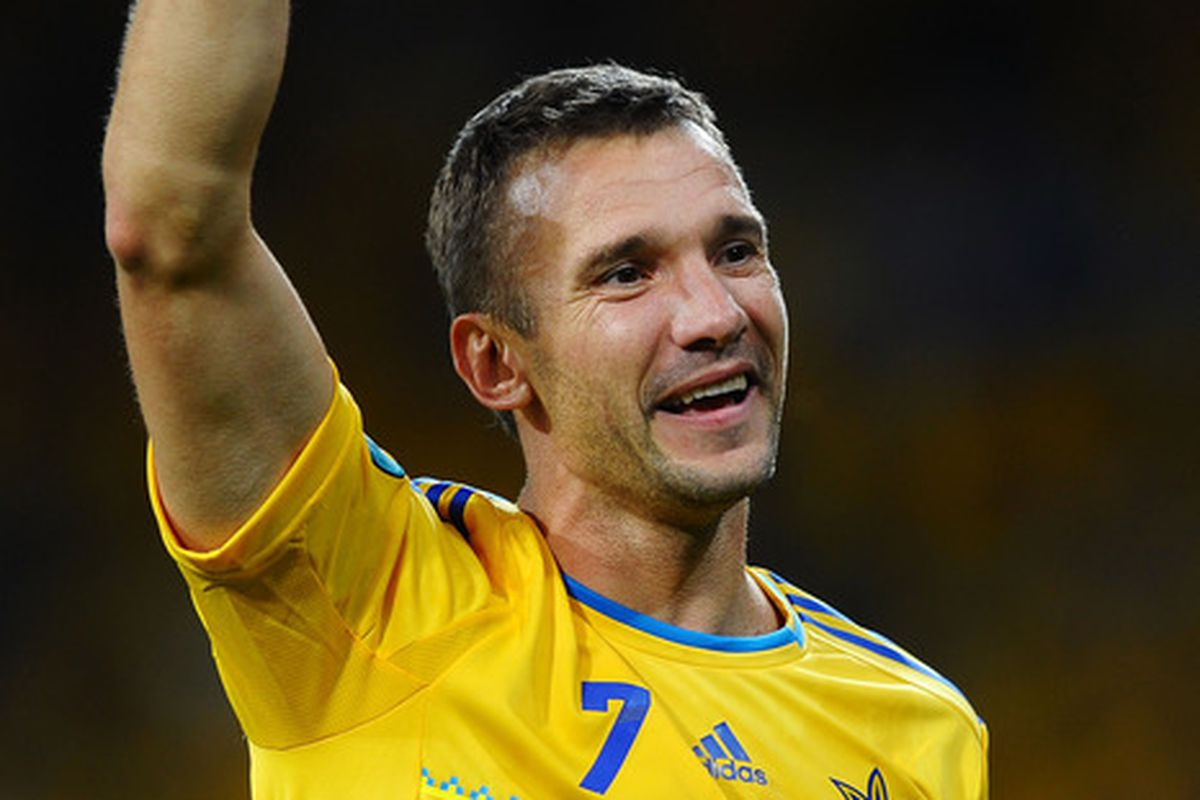
#> input picture example1.jpg, 1200 x 800 px, found by its file name
$ python script.py   (older library calls are emulated)
#> lines starting #> are read from the running program, lines starting #| are printed output that depends on the picture
import numpy as np
import cv2
import matplotlib.pyplot as plt

## Implémentation LDP Kirsh Algorithm
def kirsch_filter(gray):
    if gray.ndim > 2:
        raise Exception("illegal argument: input must be a single channel image (gray)")
    kernelG1 = np.array([[ 5,  5,  5],
                         [-3,  0, -3],
                         [-3, -3, -3]], dtype=np.float32)
    kernelG2 = np.array([[ 5,  5, -3],
                         [ 5,  0, -3],
                         [-3, -3, -3]], dtype=np.float32)
    kernelG3 = np.array([[ 5, -3, -3],
                         [ 5,  0, -3],
                         [ 5, -3, -3]], dtype=np.float32)
    kernelG4 = np.array([[-3, -3, -3],
                         [ 5,  0, -3],
                         [ 5,  5, -3]], dtype=np.float32)
    kernelG5 = np.array([[-3, -3, -3],
                         [-3,  0, -3],
                         [ 5,  5,  5]], dtype=np.float32)
    kernelG6 = np.array([[-3, -3, -3],
                         [-3,  0,  5],
                         [-3,  5,  5]], dtype=np.float32)
    kernelG7 = np.array([[-3, -3,  5],
                         [-3,  0,  5],
                         [-3, -3,  5]], dtype=np.float32)
    kernelG8 = np.array([[-3,  5,  5],
                         [-3,  0,  5],
                         [-3, -3, -3]], dtype=np.float32)

    g1 = cv2.normalize(cv2.filter2D(gray, cv2.CV_32F, kernelG1), None, 0, 255, cv2.NORM_MINMAX, cv2.CV_8UC1)
    g2 = cv2.normalize(cv2.filter2D(gray, cv2.CV_32F, kernelG2), None, 0, 255, cv2.NORM_MINMAX, cv2.CV_8UC1)
    g3 = cv2.normalize(cv2.filter2D(gray, cv2.CV_32F, kernelG3), None, 0, 255, cv2.NORM_MINMAX, cv2.CV_8UC1)
    g4 = cv2.normalize(cv2.filter2D(gray, cv2.CV_32F, kernelG4), None, 0, 255, cv2.NORM_MINMAX, cv2.CV_8UC1)
    g5 = cv2.normalize(cv2.filter2D(gray, cv2.CV_32F, kernelG5), None, 0, 255, cv2.NORM_MINMAX, cv2.CV_8UC1)
    g6 = cv2.normalize(cv2.filter2D(gray, cv2.CV_32F, kernelG6), None, 0, 255, cv2.NORM_MINMAX, cv2.CV_8UC1)
    g7 = cv2.normalize(cv2.filter2D(gray, cv2.CV_32F, kernelG7), None, 0, 255, cv2.NORM_MINMAX, cv2.CV_8UC1)
    g8 = cv2.normalize(cv2.filter2D(gray, cv2.CV_32F, kernelG8), None, 0, 255, cv2.NORM_MINMAX, cv2.CV_8UC1)
    magn = cv2.max(
        g1, cv2.max(
            g2, cv2.max(
                g3, cv2.max(
                    g4, cv2.max(
                        g5, cv2.max(
                            g6, cv2.max(
                                g7, g8
                            )
                        )
                    )
                )
            )
        )
    )
    return magn

#Implémentation et plot des résultats
fg = cv2.imread("/Users/walterroaserrano/Desktop/UniversiteChampagneArdenne/reconnaissanceFormes/projetReconaissanceFormes/example1.jpg")
#> fg is the input picture: shape (800, 1200, 3); mean B, G, R 31.5, 70.8, 85.6
fg_rgb = cv2.cvtColor(fg, cv2.COLOR_BGR2RGB)
gray = cv2.cvtColor(fg_rgb, cv2.COLOR_RGB2GRAY)
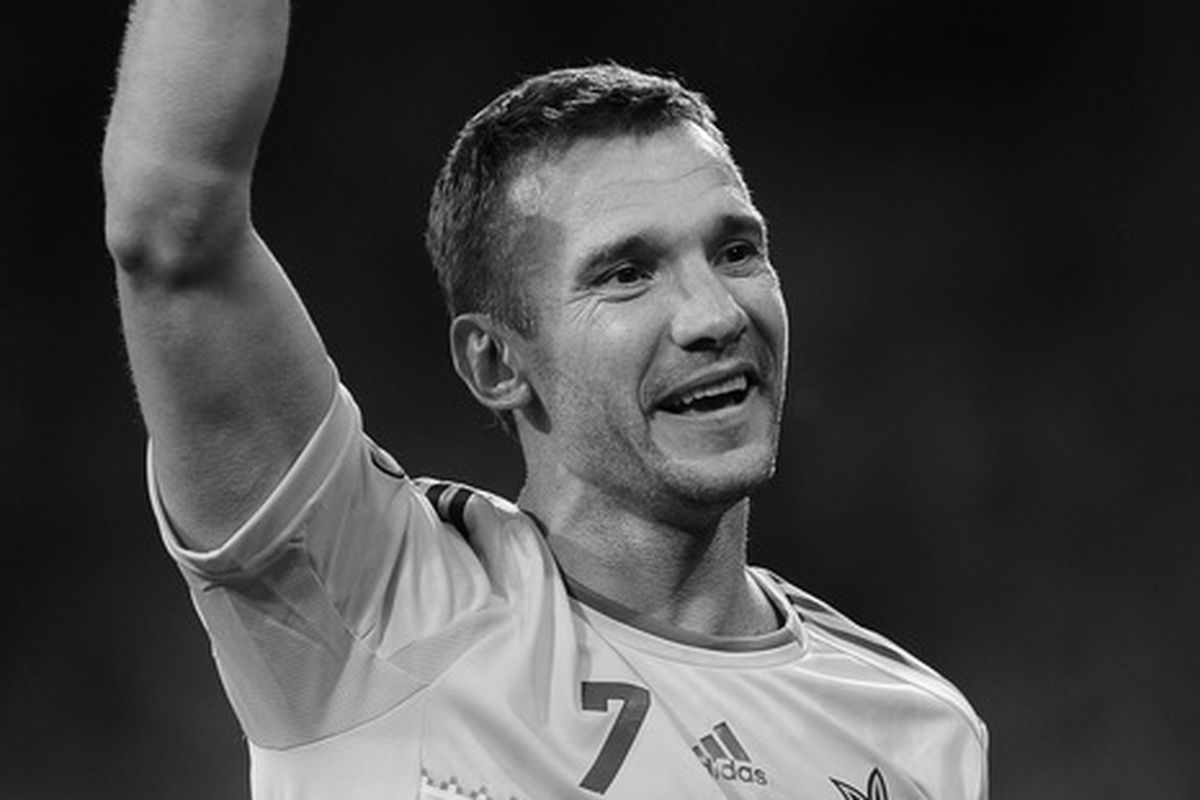
#> gray: shape (800, 1200); min 0, max 255, mean 70.8
bin = kirsch_filter(gray)
#> in kirsch_filter, `g5 = cv2.normalize(cv2.filter2D(gray, cv2.CV_32F, kernelG5), None, 0, ..`:
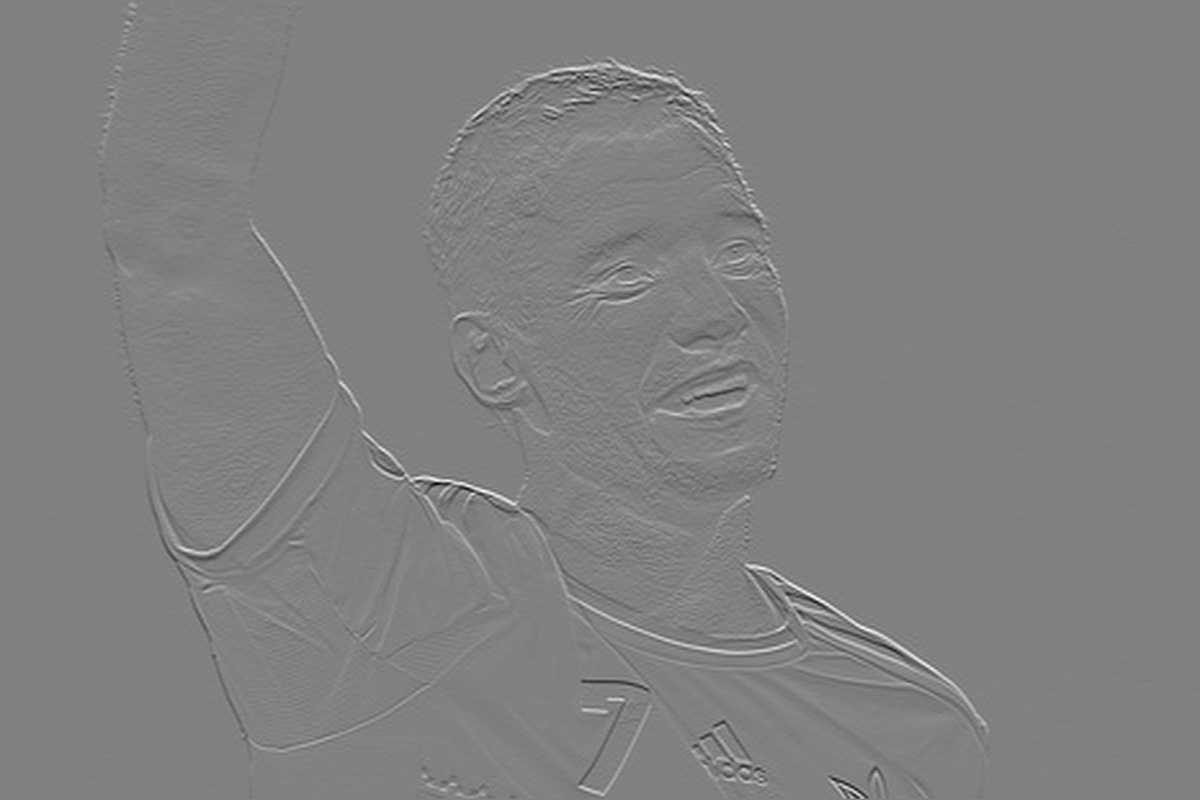
#> g5: shape (800, 1200); min 0, max 255, mean 128.5
#> in kirsch_filter, `g7 = cv2.normalize(cv2.filter2D(gray, cv2.CV_32F, kernelG7), None, 0, ..`:
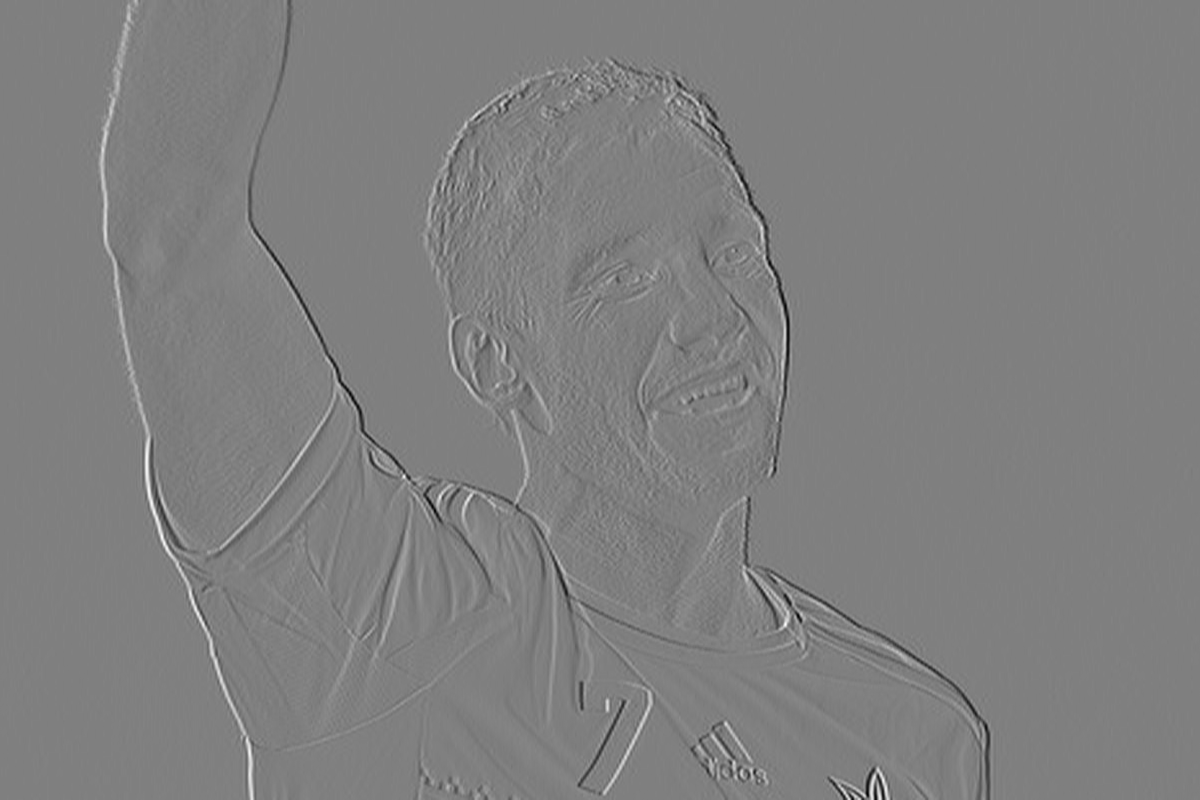
#> g7: shape (800, 1200); min 0, max 255, mean 127.3
#> in kirsch_filter, `magn = cv2.max( g1, cv2.max( g2, cv2.max( g3, cv2.max( g4, cv2.max( g5..`:
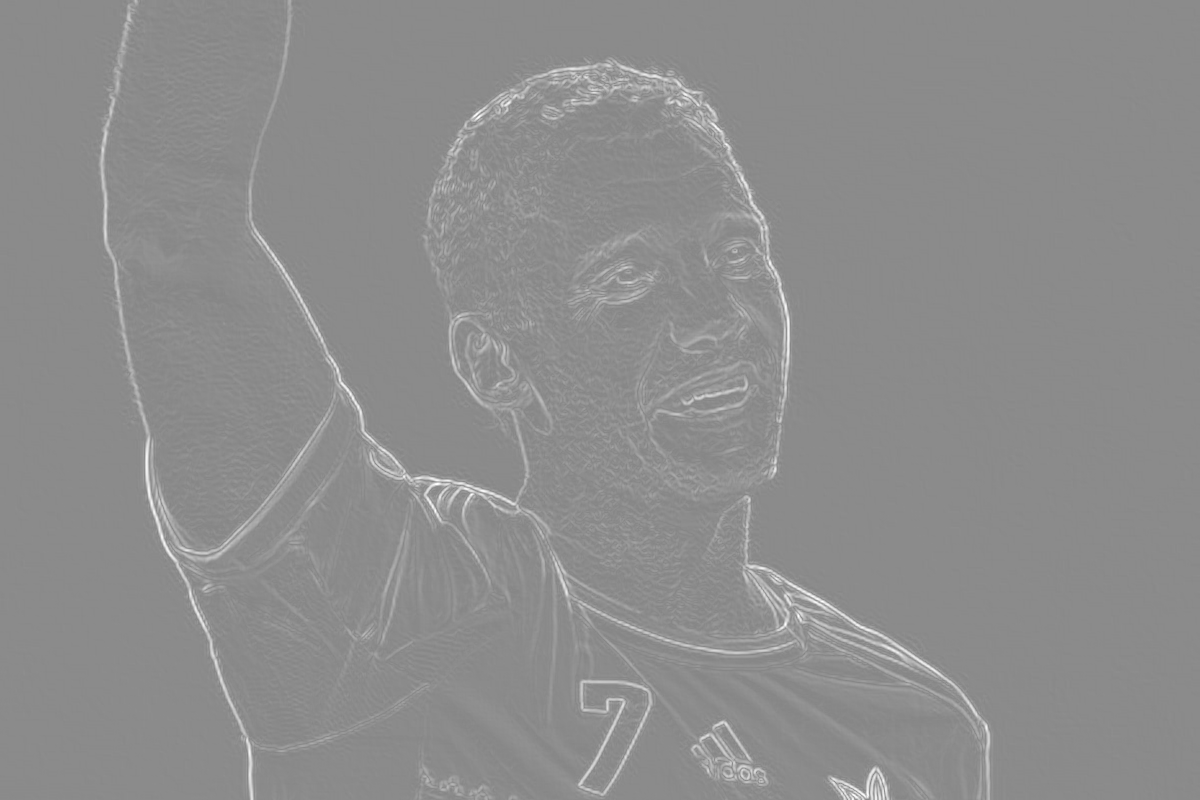
#> magn: shape (800, 1200); min 133, max 255, mean 141.2

# show results
plt.imshow(bin, interpolation='none', cmap='gray')
plt.xticks([]), plt.yticks([])
plt.show()
